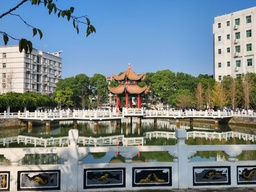
#> input picture Class/my.jpg, 256 x 192 px, shrunk from 1920 x 1440 before the run
$ python '4.2HOG特征提取.py'
#> lines starting #> are read from the running program, lines starting #| are printed output that depends on the picture
import cv2
import numpy as np
import matplotlib.pyplot as plt


def extract_hog_features(image_path, block_size=(2, 2), cell_size=(8, 8), nbins=9):
    # 1. 读取图像
#> called with image_path = 'my.jpg', block_size = (2, 2), cell_size = (8, 8), nbins = 9
    image = cv2.imread(image_path, cv2.IMREAD_GRAYSCALE)
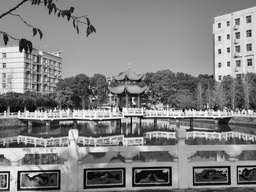
#> image: shape (192, 256); min 0, max 255, mean 131.1
#| Extracted HOG Features Length: 25668

    if image is None:
        print("Error: Image not found!")
        return None

    # 2. 创建 HOG 描述符对象
    hog = cv2.HOGDescriptor(
        _winSize=(image.shape[1] // 8 * 8, image.shape[0] // 8 * 8),  # 设置窗口大小为图像大小的倍数
        _blockSize=(block_size[0] * cell_size[0], block_size[1] * cell_size[1]),  # 块的大小
        _blockStride=(cell_size[0], cell_size[1]),  # 块的步长
        _cellSize=(cell_size[0], cell_size[1]),  # 每个单元的大小
        _nbins=nbins  # 梯度方向的数量
    )

    # 3. 计算图像的 HOG 特征
    hog_features = hog.compute(image)

    # 4. 将 HOG 特征转化为一维向量
    hog_features = hog_features.flatten()

    # 5. 返回 HOG 特征
    return hog_features


def visualize_hog(image_path):
    # 1. 读取图像
#> called with image_path = 'my.jpg'
    image = cv2.imread(image_path, cv2.IMREAD_GRAYSCALE)

    if image is None:
        print("Error: Image not found!")
        return

    # 2. 创建 HOG 描述符对象
    hog = cv2.HOGDescriptor()

    # 3. 计算图像的 HOG 特征
    hog_features = hog.compute(image)

    # 4. 绘制 HOG 特征的方向直方图
    # 为了演示，我们只取一个小的 cell 来可视化其方向分布
    num_cells = hog_features.shape[0]
#> num_cells = 850500
    cell_width = 8
    cell_height = 8
    n_bins = 9  # 梯度方向数量

    # 创建方向直方图
    hist = np.zeros((n_bins, 1))
    for i in range(num_cells):
        hist[i % n_bins] = hog_features[i]
#> after the loop, hist = [0.0161, 0.000747, 0.00338, 0.212, 0.425, 0.145, 0.0159, 0.0141, 0.0116]

    # 显示图像及其 HOG 特征
    plt.figure(figsize=(10, 6))

    # 原始图像
    plt.subplot(1, 2, 1)
    plt.imshow(image, cmap='gray')
    plt.title("Original Image")
    plt.axis('off')

    # 方向直方图
    plt.subplot(1, 2, 2)
    plt.bar(np.arange(n_bins), hist.flatten(), color='gray')
    plt.title("HOG Feature Histogram")
    plt.xlabel("Gradient Direction")
    plt.ylabel("Magnitude")
    plt.show()
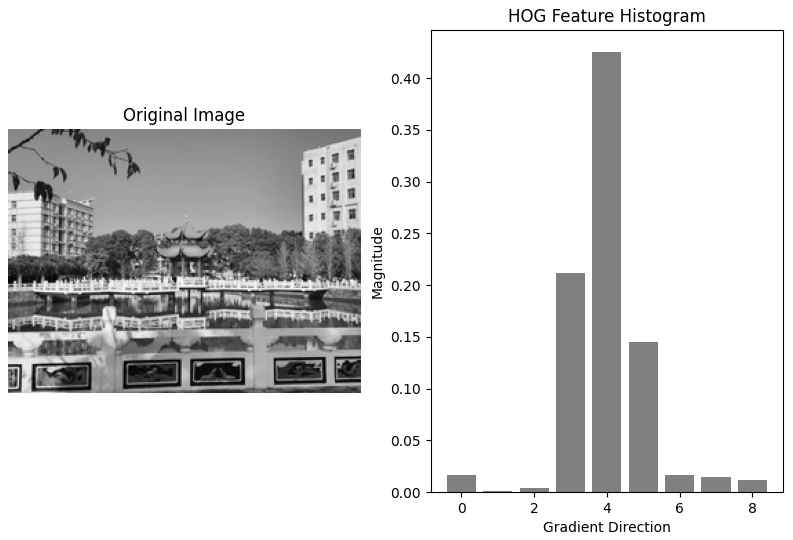
#> figure drawn by matplotlib, 2 panels; panel 2: tallest bar 0.425 high, from x = 3.6 to 4.4


# 示例：提取 HOG 特征并可视化
image_path = 'my.jpg'  # 替换为你的图像路径
hog_features = extract_hog_features(image_path)
print("Extracted HOG Features Length:", len(hog_features))

# 可视化原始图像及其 HOG 特征
visualize_hog(image_path)

$ run again, with Class/face.jpg copied over Class/my.jpg
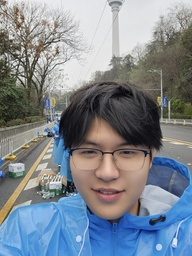
#> input picture Class/face.jpg, 192 x 256 px, shrunk from 2208 x 2944 before the run
#> in extract_hog_features, `image = cv2.imread(image_path, cv2.IMREAD_GRAYSCALE)`:
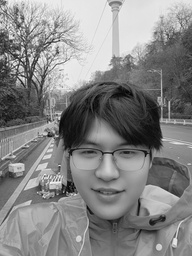
#> image: shape (256, 192); min 0, max 254, mean 132.9
#| Extracted HOG Features Length: 25668
#> after the loop in visualize_hog, `for i in range(num_cells):`: hist = [0.258, 0.281, 0.287, 0.119, 0.0497, 0.0325, 0.0256, 0.0758, 0.106]
#> in visualize_hog, `plt.show()`:
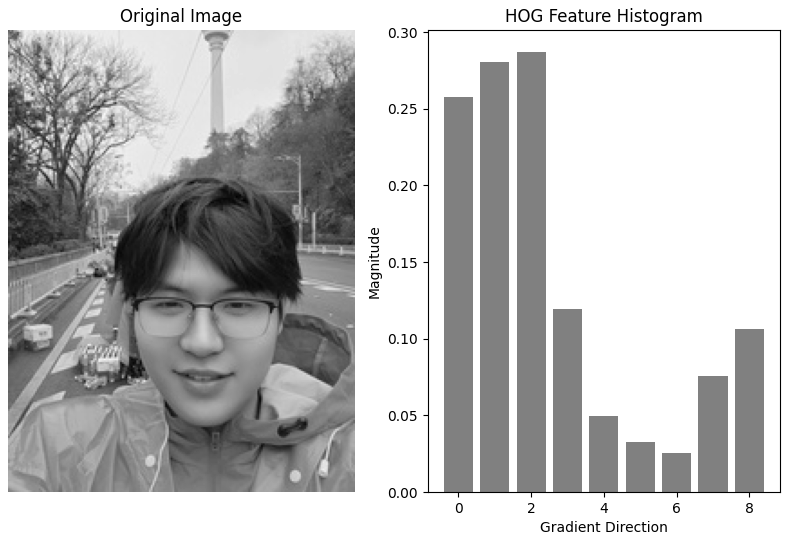
#> figure drawn by matplotlib, 2 panels; panel 2: tallest bar 0.287 high, from x = 1.6 to 2.4
